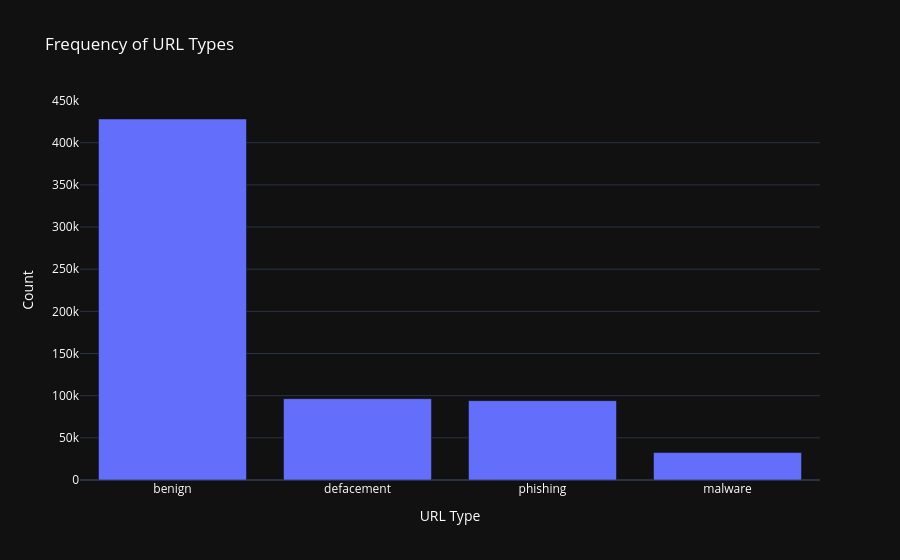

The code cell stored with this chart in its notebook:
### Code cell
# Bar chart for 'type' column
type_counts = urls_data['type'].value_counts()
fig = go.Figure(data=[go.Bar(x=type_counts.index, y=type_counts.values)])
fig.update_layout(title='Frequency of URL Types',
                  xaxis_title='URL Type',
                  yaxis_title='Count',
                  template='plotly_dark',
                  font=dict(color='white'),
                  showlegend=False)
fig.show()

### Figure 1 — Plotly figure (JSON) as saved in the notebook; plotly's stock layout.template omitted (floating-point values rounded to 4 significant figures)
{"data": [{"type": "bar", "x": ["benign", "defacement", "phishing", "malware"], "y": [428103, 96457, 94111, 32520]}], "layout": {"font": {"color": "white"}, "showlegend": false, "title": {"text": "Frequency of URL Types"}, "xaxis": {"title": {"text": "URL Type"}}, "yaxis": {"title": {"text": "Count"}}}}
